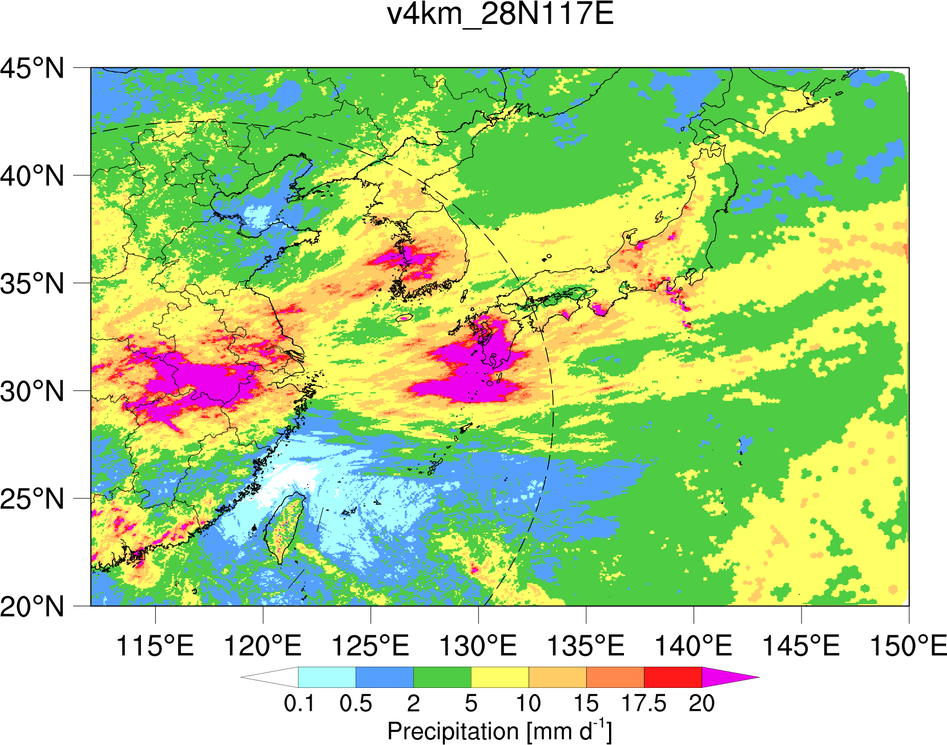
#> input picture ncl.png, 947 x 745 px, shrunk from 1659 x 1305 before the run
$ python from_ncl2nd.py
#> lines starting #> are read from the running program, lines starting #| are printed output that depends on the picture
from PIL import Image
from skimage.transform import ProjectiveTransform, warp
import numpy as np
import math

# Load the 2D image generated by NCL
image_path = "./ncl.png"
image = Image.open(image_path)
#> image is the input picture: PIL image 947x745 RGB; mean R, G, B 186.3, 217, 157.3

# Convert the image to a numpy array
image_array = np.array(image)

# Define the azimuth, elevation, and roll angles (in degrees)
azimuth = 45
elevation = 30
roll = 0

# Convert angles from degrees to radians
azimuth_rad = math.radians(azimuth)
elevation_rad = math.radians(elevation)
roll_rad = math.radians(roll)

# Calculate the projective transformation matrix
cos_az = math.cos(azimuth_rad)
sin_az = math.sin(azimuth_rad)
cos_el = math.cos(elevation_rad)
sin_el = math.sin(elevation_rad)
cos_roll = math.cos(roll_rad)
sin_roll = math.sin(roll_rad)

transform_matrix = np.array([
    [cos_az * cos_el, cos_az * sin_el * sin_roll - sin_az * cos_roll, cos_az * sin_el * cos_roll + sin_az * sin_roll],
    [sin_az * cos_el, sin_az * sin_el * sin_roll + cos_az * cos_roll, sin_az * sin_el * cos_roll - cos_az * sin_roll],
    [-sin_el, cos_el * sin_roll, cos_el * cos_roll]
])

# Create a ProjectiveTransform object
#transform = ProjectiveTransform(matrix=transform_matrix)
#
## Apply the projective transformation to each color channel separately
#transformed_image_array = np.zeros_like(image_array)
#height, width, _ = image_array.shape
#coords = np.mgrid[:height, :width].reshape(2, -1).T
#
#for i in range(3):  # Assuming RGB image (3 color channels)
#    channel = image_array[..., i].reshape(-1)
#    transformed_channel = transform(coords).reshape(height, width)
#    transformed_image_array[..., i] = transformed_channel
#
## Convert the transformed image array back to a PIL image
#transformed_image = Image.fromarray(np.uint8(transformed_image_array))

# Create a ProjectiveTransform object
transform = ProjectiveTransform(matrix=transform_matrix)

# Apply the projective transformation using warp()
transformed_image_array = warp(image_array, transform, mode='wrap')
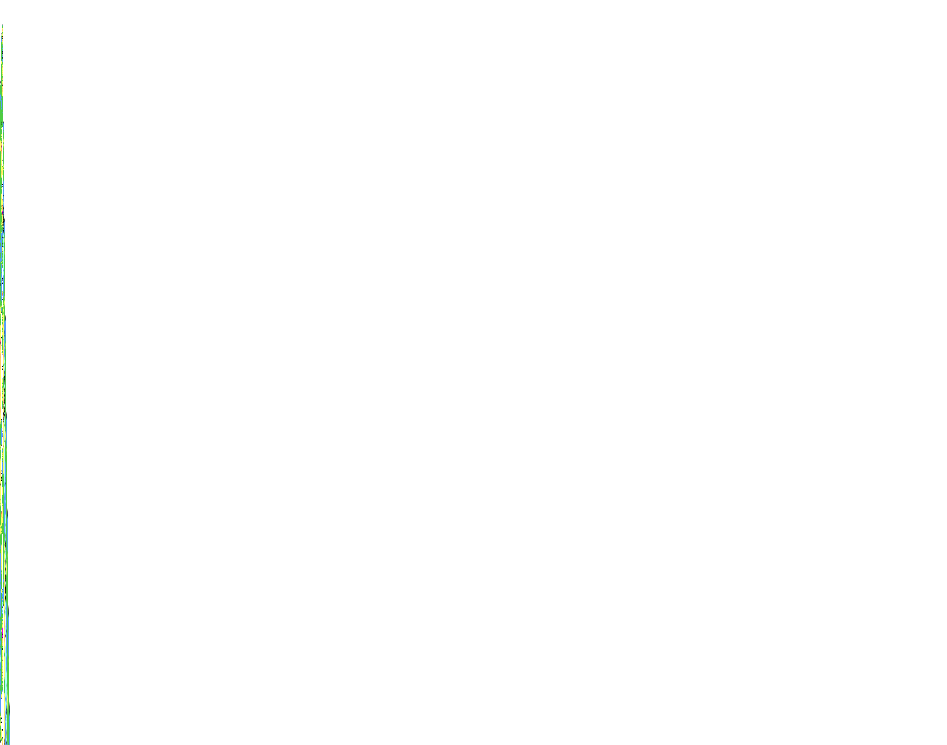
#> transformed_image_array: shape (745, 947, 3) float64; mean R, G, B 0.997, 0.999, 0.997

# Convert the transformed image array back to a PIL image
transformed_image = Image.fromarray(np.uint8(transformed_image_array))


# Save the transformed image
output_path = "./from_ncl2nd.png"
transformed_image.save(output_path)

$ run again, with test.png copied over ncl.png
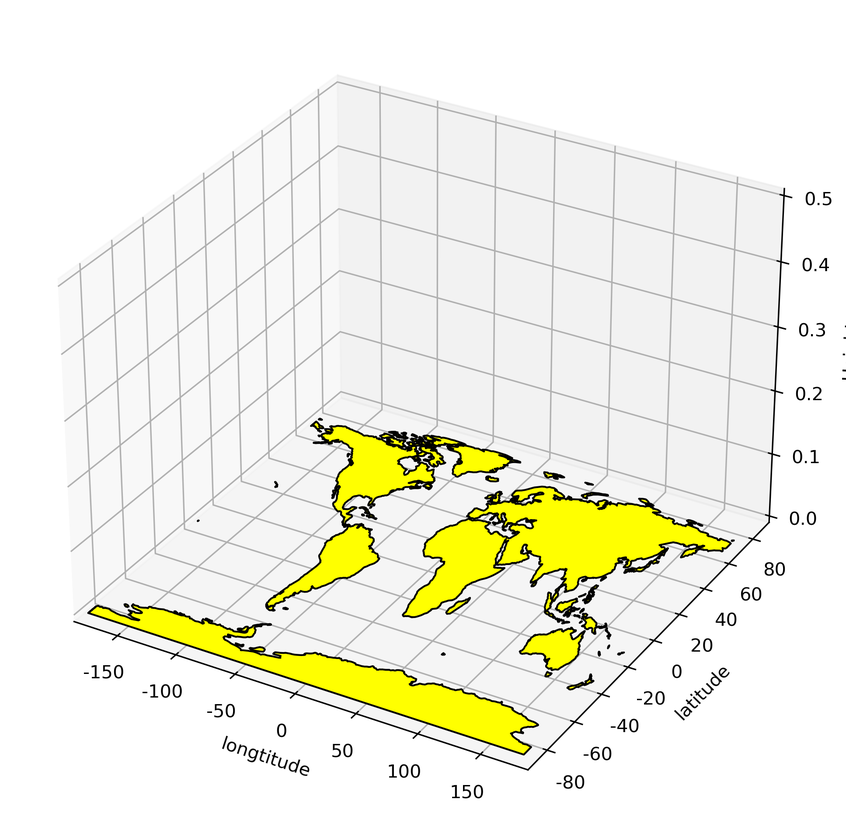
#> input picture test.png, 846 x 834 px, shrunk from 1935 x 1907 before the run
#> image is the input picture: PIL image 846x834 RGBA; mean R, G, B, A 242.2, 242.2, 228.8, 255
#> `transformed_image_array = warp(image_array, transform, mode='wrap')`:
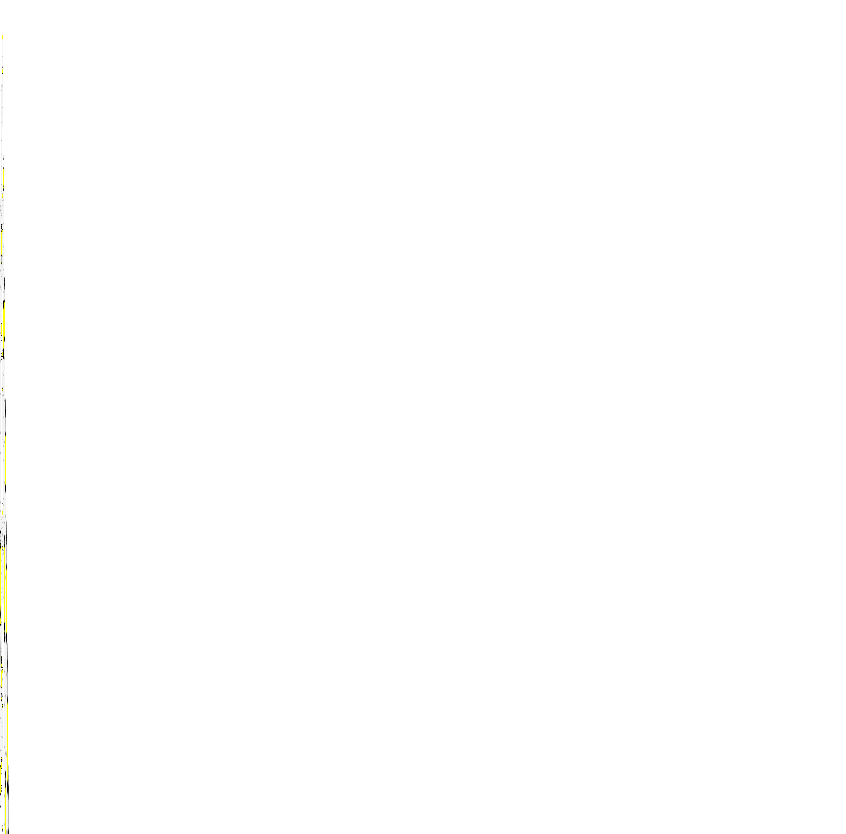
#> transformed_image_array: shape (834, 846, 4) float64; mean R, G, B, A 0.999, 0.999, 0.999, 1
